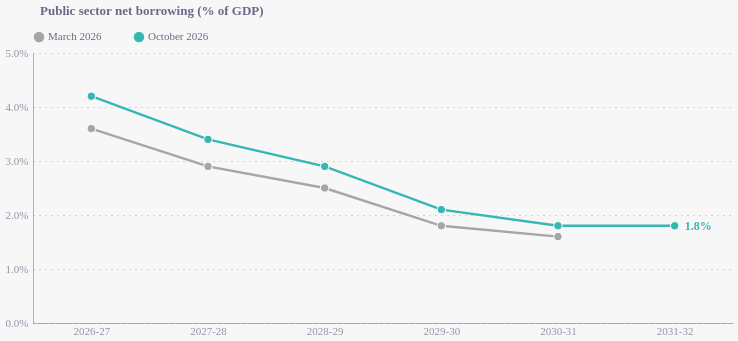

The cell this chart's notebook holds for it:
### Code cell
import numpy as np
import pandas as pd
import altair as alt
from ecostyles import EcoStyles

styles = EcoStyles(); styles.register_and_enable_theme()

MAR, OCT = "March 2026", "October 2026"
GREY = "#a6a6a6"   # March forecast; October takes the theme colour
fy = ["2026-27", "2027-28", "2028-29", "2029-30", "2030-31", "2031-32"]
cy = ["2026", "2027", "2028", "2029", "2030", "2031"]
hh_years = ["2019-20", "2020-21", "2021-22", "2022-23", "2023-24", "2024-25", "2025-26",
            "2026-27", "2027-28", "2028-29", "2029-30", "2030-31", "2031-32"]
HH_START = "2026-27"   # first year shown for household income; set to "2019-20" to show the full history
nan = None  # March forecasts stop a year earlier than October's, so the last row has no March value

M_PSNB = "Public sector net borrowing (% of GDP)"
M_GDP = "GDP growth (%)"
M_CPI = "CPI inflation (%)"
M_HH = "Real household disposable income per person (% change since 2019-20)"

# OBR EFO Chart 2.6: level of real household disposable income per person (2019-20 = 100)
hh_mar_level = [100.0, 99.6, 99.8, 96.6, 97.4, 100.4, 100.5, 101.0, 101.4, 101.8, 102.2, 102.8, nan]
hh_oct_level = [100.0, 99.6, 99.7, 96.5, 97.3, 100.4, 100.0, 99.4, 99.7, 100.5, 101.0, 101.9, 102.6]
i0 = hh_years.index(HH_START)
hh_periods = hh_years[i0:]
to_pct = lambda levels: [nan if v is None else round(v - 100, 1) for v in levels]   # 0 = 2019-20 level

def frame(measure, periods, march, october):
    return pd.DataFrame({"measure": measure, "period": periods,
                         "order": range(len(periods)),
                         "march": march, "october": october}
                        ).astype({"march": float, "october": float})

wide = pd.concat([
    # OBR EFO Table 6.1, % of GDP (financial years)
    frame(M_PSNB, fy, [3.6, 2.9, 2.5, 1.8, 1.6, nan], [4.2, 3.4, 2.9, 2.1, 1.8, 1.8]),
    # Calendar years; October GDP matches the BBC chart and the PA report of the Budget forecasts
    frame(M_GDP, cy, [1.1, 1.6, 1.6, 1.5, 1.5, nan], [1.2, 1.0, 1.6, 1.8, 1.7, 1.6]),
    # Annual average CPI, calendar years
    frame(M_CPI, cy, [2.3, 2.0, 2.0, 2.0, 2.0, nan], [3.1, 3.4, 2.1, 2.1, 2.0, 2.0]),
    # Household income, financial years, % change since 2019-20
    frame(M_HH, hh_periods, to_pct(hh_mar_level[i0:]), to_pct(hh_oct_level[i0:])),
], ignore_index=True)
measures = list(wide["measure"].unique())

# Pre-formatted text for the hover tooltip and the end labels (household income is signed: +2.6%)
def fmt(m, v):
    if pd.isna(v):
        return "n/a"
    return f"{v:+.1f}%" if m == M_HH else f"{v:.1f}%"

wide["march_txt"] = [fmt(m, v) for m, v in zip(wide["measure"], wide["march"])]
wide["oct_txt"] = [fmt(m, v) for m, v in zip(wide["measure"], wide["october"])]
wide["is_last"] = wide["order"] == wide.groupby("measure")["order"].transform("max")
last_mar = wide.loc[wide["march"].notna()].groupby("measure")["order"].max()
wide["mar_end"] = (wide["measure"] == M_HH) & (wide["order"] == wide["measure"].map(last_mar))  # March label: household income only
wide["series"] = OCT

# Headroom: invisible points above the highest and below the lowest value so the y-axis never ends on the data
peak = wide.groupby("measure")[["march", "october"]].transform("max").max(axis=1)
trough = wide.groupby("measure")[["march", "october"]].transform("min").min(axis=1)
wide["top"] = np.ceil(peak * 1.1 / 0.5) * 0.5
wide["bottom"] = np.floor(np.minimum(trough * 1.1, 0) / 0.5) * 0.5

# "2019-20 level" reference line, household income only
zero_rows = pd.DataFrame({"measure": [M_HH], "period": [hh_periods[-1]], "order": [len(hh_periods) - 1],
                          "y": [0.0], "t": ["2019-20 level"]})

SOURCE = "Source: OBR, Economic and Fiscal Outlook (March and October 2026)"


def build(measure=None):
    """measure=None -> interactive chart with a dropdown; otherwise a static chart for export."""
    interactive = measure is None
    if interactive:
        pick = alt.param(name="selected_measure", value=measures[0],
                         bind=alt.binding_select(options=measures, name="Choose measure: "))
        keep, heading_text, which = alt.datum.measure == pick, alt.expr("selected_measure"), "selected_measure"
    else:
        keep, heading_text, which = alt.datum.measure == measure, measure, repr(measure)

    x = alt.X("period:O", sort=alt.EncodingSortField("order", op="min"),
              title=None, axis=alt.Axis(labelAngle=0, ticks=False, labelOverlap="parity"))
    yscale = alt.Scale(zero=True, nice=True)
    yaxis = alt.Axis(tickCount=6, title=None, labelExpr=(
        f"{which} == '{M_HH}' ? (datum.value > 0 ? '+' : '') + format(datum.value, '.0f') + '%' "
        f": format(datum.value, '.1f') + '%'"))
    c_oct = alt.Color("series:N", legend=None)   # theme colour for the October series
    tip = [alt.Tooltip("period:N", title="Period"),
           alt.Tooltip("march_txt:N", title=MAR),
           alt.Tooltip("oct_txt:N", title=OCT)]

    def base():
        return alt.Chart(wide).transform_filter(keep)

    headroom_top = (base().mark_point(opacity=0)
                    .encode(x=x, y=alt.Y("top:Q", scale=yscale, axis=yaxis)))
    headroom_bottom = (base().mark_point(opacity=0)
                       .encode(x=x, y=alt.Y("bottom:Q", scale=yscale, axis=yaxis)))
    zero = (alt.Chart(zero_rows).transform_filter(keep)
            .mark_rule(color="#94a3b8", strokeDash=[2, 3])
            .encode(y=alt.Y("y:Q", scale=yscale, axis=yaxis)))
    zero_txt = (alt.Chart(zero_rows).transform_filter(keep)
                .mark_text(align="right", dy=12, fontSize=10, color="#64748b")
                .encode(x=x, y=alt.Y("y:Q", scale=yscale, axis=yaxis), text="t:N"))
    mar_line = (base().mark_line(strokeWidth=2.4, color=GREY)
                .encode(x=x, y=alt.Y("march:Q", scale=yscale, axis=yaxis)))
    if interactive:
        mar_line = mar_line.add_params(pick)
    oct_line = (base().mark_line(strokeWidth=2.4)
                .encode(x=x, y=alt.Y("october:Q", scale=yscale, axis=yaxis), color=c_oct))
    mar_pts = (base().mark_point(filled=True, size=70, opacity=1, color=GREY,
                                 stroke="white", strokeWidth=1)
               .encode(x=x, y=alt.Y("march:Q", scale=yscale, axis=yaxis), tooltip=tip))
    oct_pts = (base().mark_point(filled=True, size=70, opacity=1, stroke="white", strokeWidth=1)
               .encode(x=x, y=alt.Y("october:Q", scale=yscale, axis=yaxis),
                       color=c_oct, tooltip=tip))
    end_lbl = (base().transform_filter(alt.datum.is_last)
               .mark_text(align="left", dx=10, fontSize=12, fontWeight="bold")
               .encode(x=x, y=alt.Y("october:Q", scale=yscale, axis=yaxis),
                       text="oct_txt:N", color=c_oct))
    mar_end_lbl = (base().transform_filter(alt.datum.mar_end)
                   .mark_text(align="center", dy=-14, fontSize=12, fontWeight="bold", color=GREY)
                   .encode(x=x, y=alt.Y("march:Q", scale=yscale, axis=yaxis), text="march_txt:N"))

    # Measure name above the plot (replaces the subtitle; follows the dropdown)
    heading = (alt.Chart(pd.DataFrame({"d": [0]}))
               .mark_text(align="left", fontSize=13, fontWeight="bold", color="#676A86",
                          text=heading_text)
               .encode(x=alt.value(0), y=alt.value(-42)))

    def key_mar(x_px):
        sw = (alt.Chart(pd.DataFrame({"t": [MAR]}))
              .mark_point(filled=True, size=110, opacity=1, color=GREY)
              .encode(x=alt.value(x_px), y=alt.value(-16)))
        tx = (alt.Chart(pd.DataFrame({"t": [MAR]}))
              .mark_text(align="left", dx=9, fontSize=11, color="#676A86")
              .encode(x=alt.value(x_px), y=alt.value(-16), text="t:N"))
        return sw + tx

    def key_oct(x_px):
        sw = (alt.Chart(pd.DataFrame({"series": [OCT]}))
              .mark_point(filled=True, size=110, opacity=1)
              .encode(x=alt.value(x_px), y=alt.value(-16), color=c_oct))
        tx = (alt.Chart(pd.DataFrame({"t": [OCT]}))
              .mark_text(align="left", dx=9, fontSize=11, color="#676A86")
              .encode(x=alt.value(x_px), y=alt.value(-16), text="t:N"))
        return sw + tx

    caption = alt.Title(
        text=SOURCE,
        orient="bottom", anchor="start", fontSize=11, color="#676A86", dy=12)

    return (
        (headroom_top + headroom_bottom + zero + zero_txt + mar_line + oct_line + mar_pts + oct_pts
         + end_lbl + mar_end_lbl + heading + key_mar(6) + key_oct(106))
        .properties(width=700, height=270)
        .configure(background="#f7f7f7", font="Circular Std")
        .configure_view(fill="transparent", stroke="transparent")
    )


# Static exports, one per measure: SVG and PNG, plus the Vega-Lite JSON spec
slugs = {M_PSNB: "psnb", M_GDP: "gdp_growth", M_CPI: "cpi_inflation", M_HH: "household_income"}
for m in measures:
    c = build(m)
    name = f"obr_revisions_line_{slugs[m]}"
    styles.save(c, path=".", name=name, svg=True)
    c.save(f"{name}.png", scale_factor=2.0)
    c.save(f"{name}.json")

# Interactive version: save its Vega-Lite JSON too (for embedding with the dropdown), then display it
chart = build()
chart.save("obr_revisions_line_dropdown.json")
chart

### Figure 1 — Vega-Lite specification as saved in the notebook (floating-point values rounded to 4 significant figures)
{"config": {"font": "Circular Std", "text": {"color": "#676A86", "align": "left", "baseline": "middle", "dx": 7, "dy": 0, "fontSize": 11}, "view": {"stroke": "transparent", "continuousWidth": 400, "continuousHeight": 300, "discreteWidth": 400, "discreteHeight": 300, "fill": "transparent"}, "range": {"category": ["#36B7B4", "#E6224B", "#F4C245", "#0063AF", "#00A767", "#179FDB", "#EB5C2E"], "diverging": ["#E6224B", "#E54753", "#C9C9C9", "#179FDB", "#122B39"], "heatmap": ["#C9C9C9", "#179FDB", "#0063AF", "#122B39"], "ordinal": ["#00A767", "#36B7B4", "#179FDB", "#0063AF", "#243B5A"]}, "bar": {"color": "#179fdb"}, "line": {"color": "#e6224b"}, "rule": {"color": "#676A86"}, "area": {"opacity": 0.3}, "point": {"filled": true, "size": 80, "color": "#e6224b", "opacity": 0.95}, "geoshape": {"stroke": "white", "strokeWidth": 0.3}, "rect": {"fill": "#d6d4d4", "opacity": 0.3}, "axis": {"labelColor": "#676A86", "labelFontSize": 11, "labelFont": "Circular Std", "labelOpacity": 0.7, "tickColor": "#676A86", "tickOpacity": 0.5, "domainColor": "#676A86", "domainOpacity": 0.5, "gridColor": "#676A86", "gridDash": [2, 2], "gridOpacity": 0.5, "title": null, "titleColor": "#676A86", "titleOpacity": 0.8, "tickSize": 4}, "axisXDiscrete": {"grid": false, "labelAngle": 0, "tickCount": 10, "tickOpacity": 0.5, "title": null}, "axisYDiscrete": {"ticks": false, "labelPadding": 5}, "axisXTemporal": {"grid": false, "ticks": true}, "axisXQuantitative": {"grid": true}, "axisYQuantitative": {"gridColor": "#676A86", "gridDash": [1, 5], "gridOpacity": 0.5, "ticks": false, "labelPadding": 5, "tickCount": 8, "titleAngle": 0, "titleAlign": "left", "titleBaseline": "bottom", "titleX": 0, "titleY": -5}, "title": {"color": "#676A86E6", "subtitleColor": "#676A86", "font": "Circular Std", "subtitleFont": "Circular Std", "anchor": "start", "fontSize": 14, "subtitleFontSize": 12, "subtitlePadding": 4, "offset": 0, "frame": "group"}, "legend": {"titleColor": "#122b39", "title": null, "labelColor": "#122b39", "labelFontSize": 11}, "background": "#f7f7f7"}, "layer": [{"mark": {"type": "point", "opacity": 0}, "encoding": {"x": {"axis": {"labelAngle": 0, "labelOverlap": "parity", "ticks": false}, "field": "period", "sort": {"field": "order", "op": "min"}, "title": null, "type": "ordinal"}, "y": {"axis": {"labelExpr": "selected_measure == 'Real household disposable income per person (% change since 2019-20)' ? (datum.value > 0 ? '+' : '') + format(datum.value, '.0f') + '%' : format(datum.value, '.1f') + '%'", "tickCount": 6, "title": null}, "field": "top", "scale": {"nice": true, "zero": true}, "type": "quantitative"}}, "transform": [{"filter": "(datum.measure === selected_measure)"}]}, {"mark": {"type": "point", "opacity": 0}, "encoding": {"x": {"axis": {"labelAngle": 0, "labelOverlap": "parity", "ticks": false}, "field": "period", "sort": {"field": "order", "op": "min"}, "title": null, "type": "ordinal"}, "y": {"axis": {"labelExpr": "selected_measure == 'Real household disposable income per person (% change since 2019-20)' ? (datum.value > 0 ? '+' : '') + format(datum.value, '.0f') + '%' : format(datum.value, '.1f') + '%'", "tickCount": 6, "title": null}, "field": "bottom", "scale": {"nice": true, "zero": true}, "type": "quantitative"}}, "transform": [{"filter": "(datum.measure === selected_measure)"}]}, {"data": {"name": "data-0d15e69db59c70541e2ed042052898c7"}, "mark": {"type": "rule", "color": "#94a3b8", "strokeDash": [2, 3]}, "encoding": {"y": {"axis": {"labelExpr": "selected_measure == 'Real household disposable income per person (% change since 2019-20)' ? (datum.value > 0 ? '+' : '') + format(datum.value, '.0f') + '%' : format(datum.value, '.1f') + '%'", "tickCount": 6, "title": null}, "field": "y", "scale": {"nice": true, "zero": true}, "type": "quantitative"}}, "transform": [{"filter": "(datum.measure === selected_measure)"}]}, {"data": {"name": "data-0d15e69db59c70541e2ed042052898c7"}, "mark": {"type": "text", "align": "right", "color": "#64748b", "dy": 12, "fontSize": 10}, "encoding": {"text": {"field": "t", "type": "nominal"}, "x": {"axis": {"labelAngle": 0, "labelOverlap": "parity", "ticks": false}, "field": "period", "sort": {"field": "order", "op": "min"}, "title": null, "type": "ordinal"}, "y": {"axis": {"labelExpr": "selected_measure == 'Real household disposable income per person (% change since 2019-20)' ? (datum.value > 0 ? '+' : '') + format(datum.value, '.0f') + '%' : format(datum.value, '.1f') + '%'", "tickCount": 6, "title": null}, "field": "y", "scale": {"nice": true, "zero": true}, "type": "quantitative"}}, "transform": [{"filter": "(datum.measure === selected_measure)"}]}, {"data": {"name": "data-bd5facfccd536fd8c944873fa0c1c7b1"}, "mark": {"type": "line", "color": "#a6a6a6", "strokeWidth": 2.4}, "encoding": {"x": {"axis": {"labelAngle": 0, "labelOverlap": "parity", "ticks": false}, "field": "period", "sort": {"field": "order", "op": "min"}, "title": null, "type": "ordinal"}, "y": {"axis": {"labelExpr": "selected_measure == 'Real household disposable income per person (% change since 2019-20)' ? (datum.value > 0 ? '+' : '') + format(datum.value, '.0f') + '%' : format(datum.value, '.1f') + '%'", "tickCount": 6, "title": null}, "field": "march", "scale": {"nice": true, "zero": true}, "type": "quantitative"}}, "transform": [{"filter": "(datum.measure === selected_measure)"}]}, {"data": {"name": "data-bd5facfccd536fd8c944873fa0c1c7b1"}, "mark": {"type": "line", "strokeWidth": 2.4}, "encoding": {"color": {"field": "series", "legend": null, "type": "nominal"}, "x": {"axis": {"labelAngle": 0, "labelOverlap": "parity", "ticks": false}, "field": "period", "sort": {"field": "order", "op": "min"}, "title": null, "type": "ordinal"}, "y": {"axis": {"labelExpr": "selected_measure == 'Real household disposable income per person (% change since 2019-20)' ? (datum.value > 0 ? '+' : '') + format(datum.value, '.0f') + '%' : format(datum.value, '.1f') + '%'", "tickCount": 6, "title": null}, "field": "october", "scale": {"nice": true, "zero": true}, "type": "quantitative"}}, "transform": [{"filter": "(datum.measure === selected_measure)"}]}, {"data": {"name": "data-bd5facfccd536fd8c944873fa0c1c7b1"}, "mark": {"type": "point", "color": "#a6a6a6", "filled": true, "opacity": 1, "size": 70, "stroke": "white", "strokeWidth": 1}, "encoding": {"tooltip": [{"field": "period", "title": "Period", "type": "nominal"}, {"field": "march_txt", "title": "March 2026", "type": "nominal"}, {"field": "oct_txt", "title": "October 2026", "type": "nominal"}], "x": {"axis": {"labelAngle": 0, "labelOverlap": "parity", "ticks": false}, "field": "period", "sort": {"field": "order", "op": "min"}, "title": null, "type": "ordinal"}, "y": {"axis": {"labelExpr": "selected_measure == 'Real household disposable income per person (% change since 2019-20)' ? (datum.value > 0 ? '+' : '') + format(datum.value, '.0f') + '%' : format(datum.value, '.1f') + '%'", "tickCount": 6, "title": null}, "field": "march", "scale": {"nice": true, "zero": true}, "type": "quantitative"}}, "transform": [{"filter": "(datum.measure === selected_measure)"}]}, {"data": {"name": "data-bd5facfccd536fd8c944873fa0c1c7b1"}, "mark": {"type": "point", "filled": true, "opacity": 1, "size": 70, "stroke": "white", "strokeWidth": 1}, "encoding": {"color": {"field": "series", "legend": null, "type": "nominal"}, "tooltip": [{"field": "period", "title": "Period", "type": "nominal"}, {"field": "march_txt", "title": "March 2026", "type": "nominal"}, {"field": "oct_txt", "title": "October 2026", "type": "nominal"}], "x": {"axis": {"labelAngle": 0, "labelOverlap": "parity", "ticks": false}, "field": "period", "sort": {"field": "order", "op": "min"}, "title": null, "type": "ordinal"}, "y": {"axis": {"labelExpr": "selected_measure == 'Real household disposable income per person (% change since 2019-20)' ? (datum.value > 0 ? '+' : '') + format(datum.value, '.0f') + '%' : format(datum.value, '.1f') + '%'", "tickCount": 6, "title": null}, "field": "october", "scale": {"nice": true, "zero": true}, "type": "quantitative"}}, "transform": [{"filter": "(datum.measure === selected_measure)"}]}, {"data": {"name": "data-bd5facfccd536fd8c944873fa0c1c7b1"}, "mark": {"type": "text", "align": "left", "dx": 10, "fontSize": 12, "fontWeight": "bold"}, "encoding": {"color": {"field": "series", "legend": null, "type": "nominal"}, "text": {"field": "oct_txt", "type": "nominal"}, "x": {"axis": {"labelAngle": 0, "labelOverlap": "parity", "ticks": false}, "field": "period", "sort": {"field": "order", "op": "min"}, "title": null, "type": "ordinal"}, "y": {"axis": {"labelExpr": "selected_measure == 'Real household disposable income per person (% change since 2019-20)' ? (datum.value > 0 ? '+' : '') + format(datum.value, '.0f') + '%' : format(datum.value, '.1f') + '%'", "tickCount": 6, "title": null}, "field": "october", "scale": {"nice": true, "zero": true}, "type": "quantitative"}}, "transform": [{"filter": "(datum.measure === selected_measure)"}, {"filter": "datum.is_last"}]}, {"data": {"name": "data-bd5facfccd536fd8c944873fa0c1c7b1"}, "mark": {"type": "text", "align": "center", "color": "#a6a6a6", "dy": -14, "fontSize": 12, "fontWeight": "bold"}, "encoding": {"text": {"field": "march_txt", "type": "nominal"}, "x": {"axis": {"labelAngle": 0, "labelOverlap": "parity", "ticks": false}, "field": "period", "sort": {"field": "order", "op": "min"}, "title": null, "type": "ordinal"}, "y": {"axis": {"labelExpr": "selected_measure == 'Real household disposable income per person (% change since 2019-20)' ? (datum.value > 0 ? '+' : '') + format(datum.value, '.0f') + '%' : format(datum.value, '.1f') + '%'", "tickCount": 6, "title": null}, "field": "march", "scale": {"nice": true, "zero": true}, "type": "quantitative"}}, "transform": [{"filter": "(datum.measure === selected_measure)"}, {"filter": "datum.mar_end"}]}, {"data": {"name": "data-8e812e7b9cca5bda0cf798ea9a788b46"}, "mark": {"type": "text", "align": "left", "color": "#676A86", "fontSize": 13, "fontWeight": "bold", "text": {"expr": "selected_measure"}}, "encoding": {"x": {"value": 0}, "y": {"value": -42}}}, {"layer": [{"data": {"name": "data-f67d276f47c051e4a1224c87bed88549"}, "mark": {"type": "point", "color": "#a6a6a6", "filled": true, "opacity": 1, "size": 110}, "encoding": {"x": {"value": 6}, "y": {"value": -16}}}, {"data": {"name": "data-f67d276f47c051e4a1224c87bed88549"}, "mark": {"type": "text", "align": "left", "color": "#676A86", "dx": 9, "fontSize": 11}, "encoding": {"text": {"field": "t", "type": "nominal"}, "x": {"value": 6}, "y": {"value": -16}}}]}, {"layer": [{"data": {"name": "data-f3beefea86b60d5065093f0c51757c1a"}, "mark": {"type": "point", "filled": true, "opacity": 1, "size": 110}, "encoding": {"color": {"field": "series", "legend": null, "type": "nominal"}, "x": {"value": 106}, "y": {"value": -16}}}, {"data": {"name": "data-cf0e86597655e5ca9b7a274ccdcbc7c4"}, "mark": {"type": "text", "align": "left", "color": "#676A86", "dx": 9, "fontSize": 11}, "encoding": {"text": {"field": "t", "type": "nominal"}, "x": {"value": 106}, "y": {"value": -16}}}]}], "data": {"name": "data-bd5facfccd536fd8c944873fa0c1c7b1"}, "height": 270, "params": [{"name": "selected_measure", "bind": {"input": "select", "options": ["Public sector net borrowing (% of GDP)", "GDP growth (%)", "CPI inflation (%)", "Real household disposable income per person (% change since 2019-20)"], "name": "Choose measure: "}, "value": "Public sector net borrowing (% of GDP)"}], "width": 700, "$schema": "https://vega.github.io/schema/vega-lite/v6.4.1.json", "datasets": {"data-bd5facfccd536fd8c944873fa0c1c7b1": [{"measure": "Public sector net borrowing (% of GDP)", "period": "2026-27", "order": 0, "march": 3.6, "october": 4.2, "march_txt": "3.6%", "oct_txt": "4.2%", "is_last": false, "mar_end": false, "series": "October 2026", "top": 5.0, "bottom": 0.0}, {"measure": "Public sector net borrowing (% of GDP)", "period": "2027-28", "order": 1, "march": 2.9, "october": 3.4, "march_txt": "2.9%", "oct_txt": "3.4%", "is_last": false, "mar_end": false, "series": "October 2026", "top": 5.0, "bottom": 0.0}, {"measure": "Public sector net borrowing (% of GDP)", "period": "2028-29", "order": 2, "march": 2.5, "october": 2.9, "march_txt": "2.5%", "oct_txt": "2.9%", "is_last": false, "mar_end": false, "series": "October 2026", "top": 5.0, "bottom": 0.0}, {"measure": "Public sector net borrowing (% of GDP)", "period": "2029-30", "order": 3, "march": 1.8, "october": 2.1, "march_txt": "1.8%", "oct_txt": "2.1%", "is_last": false, "mar_end": false, "series": "October 2026", "top": 5.0, "bottom": 0.0}, {"measure": "Public sector net borrowing (% of GDP)", "period": "2030-31", "order": 4, "march": 1.6, "october": 1.8, "march_txt": "1.6%", "oct_txt": "1.8%", "is_last": false, "mar_end": false, "series": "October 2026", "top": 5.0, "bottom": 0.0}, {"measure": "Public sector net borrowing (% of GDP)", "period": "2031-32", "order": 5, "march": null, "october": 1.8, "march_txt": "n/a", "oct_txt": "1.8%", "is_last": true, "mar_end": false, "series": "October 2026", "top": 5.0, "bottom": 0.0}, {"measure": "GDP growth (%)", "period": "2026", "order": 0, "march": 1.1, "october": 1.2, "march_txt": "1.1%", "oct_txt": "1.2%", "is_last": false, "mar_end": false, "series": "October 2026", "top": 2.0, "bottom": 0.0}, {"measure": "GDP growth (%)", "period": "2027", "order": 1, "march": 1.6, "october": 1.0, "march_txt": "1.6%", "oct_txt": "1.0%", "is_last": false, "mar_end": false, "series": "October 2026", "top": 2.0, "bottom": 0.0}, {"measure": "GDP growth (%)", "period": "2028", "order": 2, "march": 1.6, "october": 1.6, "march_txt": "1.6%", "oct_txt": "1.6%", "is_last": false, "mar_end": false, "series": "October 2026", "top": 2.0, "bottom": 0.0}, {"measure": "GDP growth (%)", "period": "2029", "order": 3, "march": 1.5, "october": 1.8, "march_txt": "1.5%", "oct_txt": "1.8%", "is_last": false, "mar_end": false, "series": "October 2026", "top": 2.0, "bottom": 0.0}, {"measure": "GDP growth (%)", "period": "2030", "order": 4, "march": 1.5, "october": 1.7, "march_txt": "1.5%", "oct_txt": "1.7%", "is_last": false, "mar_end": false, "series": "October 2026", "top": 2.0, "bottom": 0.0}, {"measure": "GDP growth (%)", "period": "2031", "order": 5, "march": null, "october": 1.6, "march_txt": "n/a", "oct_txt": "1.6%", "is_last": true, "mar_end": false, "series": "October 2026", "top": 2.0, "bottom": 0.0}, {"measure": "CPI inflation (%)", "period": "2026", "order": 0, "march": 2.3, "october": 3.1, "march_txt": "2.3%", "oct_txt": "3.1%", "is_last": false, "mar_end": false, "series": "October 2026", "top": 4.0, "bottom": 0.0}, {"measure": "CPI inflation (%)", "period": "2027", "order": 1, "march": 2.0, "october": 3.4, "march_txt": "2.0%", "oct_txt": "3.4%", "is_last": false, "mar_end": false, "series": "October 2026", "top": 4.0, "bottom": 0.0}, {"measure": "CPI inflation (%)", "period": "2028", "order": 2, "march": 2.0, "october": 2.1, "march_txt": "2.0%", "oct_txt": "2.1%", "is_last": false, "mar_end": false, "series": "October 2026", "top": 4.0, "bottom": 0.0}, {"measure": "CPI inflation (%)", "period": "2029", "order": 3, "march": 2.0, "october": 2.1, "march_txt": "2.0%", "oct_txt": "2.1%", "is_last": false, "mar_end": false, "series": "October 2026", "top": 4.0, "bottom": 0.0}, {"measure": "CPI inflation (%)", "period": "2030", "order": 4, "march": 2.0, "october": 2.0, "march_txt": "2.0%", "oct_txt": "2.0%", "is_last": false, "mar_end": false, "series": "October 2026", "top": 4.0, "bottom": 0.0}, {"measure": "CPI inflation (%)", "period": "2031", "order": 5, "march": null, "october": 2.0, "march_txt": "n/a", "oct_txt": "2.0%", "is_last": true, "mar_end": false, "series": "October 2026", "top": 4.0, "bottom": 0.0}, {"measure": "Real household disposable income per person (% change since 2019-20)", "period": "2026-27", "order": 0, "march": 1.0, "october": -0.6, "march_txt": "+1.0%", "oct_txt": "-0.6%", "is_last": false, "mar_end": false, "series": "October 2026", "top": 3.5, "bottom": -1.0}, {"measure": "Real household disposable income per person (% change since 2019-20)", "period": "2027-28", "order": 1, "march": 1.4, "october": -0.3, "march_txt": "+1.4%", "oct_txt": "-0.3%", "is_last": false, "mar_end": false, "series": "October 2026", "top": 3.5, "bottom": -1.0}, {"measure": "Real household disposable income per person (% change since 2019-20)", "period": "2028-29", "order": 2, "march": 1.8, "october": 0.5, "march_txt": "+1.8%", "oct_txt": "+0.5%", "is_last": false, "mar_end": false, "series": "October 2026", "top": 3.5, "bottom": -1.0}, {"measure": "Real household disposable income per person (% change since 2019-20)", "period": "2029-30", "order": 3, "march": 2.2, "october": 1.0, "march_txt": "+2.2%", "oct_txt": "+1.0%", "is_last": false, "mar_end": false, "series": "October 2026", "top": 3.5, "bottom": -1.0}, {"measure": "Real household disposable income per person (% change since 2019-20)", "period": "2030-31", "order": 4, "march": 2.8, "october": 1.9, "march_txt": "+2.8%", "oct_txt": "+1.9%", "is_last": false, "mar_end": true, "series": "October 2026", "top": 3.5, "bottom": -1.0}, {"measure": "Real household disposable income per person (% change since 2019-20)", "period": "2031-32", "order": 5, "march": null, "october": 2.6, "march_txt": "n/a", "oct_txt": "+2.6%", "is_last": true, "mar_end": false, "series": "October 2026", "top": 3.5, "bottom": -1.0}], "data-0d15e69db59c70541e2ed042052898c7": [{"measure": "Real household disposable income per person (% change since 2019-20)", "period": "2031-32", "order": 5, "y": 0.0, "t": "2019-20 level"}], "data-8e812e7b9cca5bda0cf798ea9a788b46": [{"d": 0}], "data-f67d276f47c051e4a1224c87bed88549": [{"t": "March 2026"}], "data-f3beefea86b60d5065093f0c51757c1a": [{"series": "October 2026"}], "data-cf0e86597655e5ca9b7a274ccdcbc7c4": [{"t": "October 2026"}]}}
